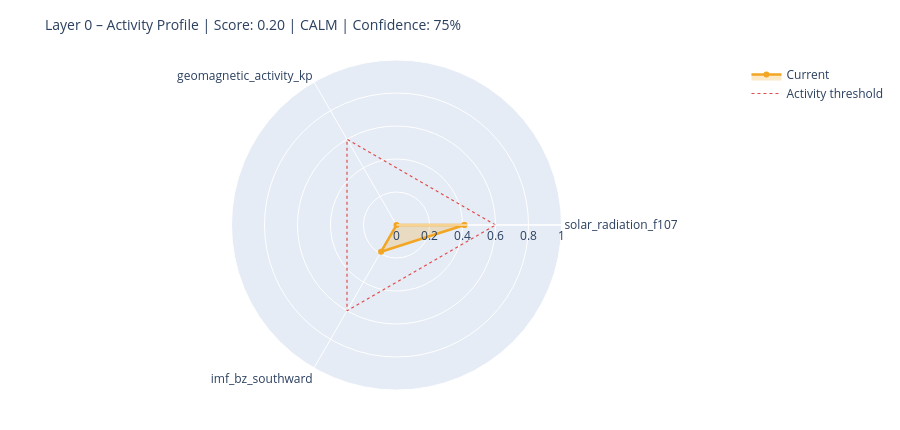

The cell this chart's notebook holds for it:
### Markdown cell above
---
## 6. State Assessment & Handoff to Layer 1

### Code cell
# ============================================================
# STEP 1 – Collect raw values with source modes
# Mode: 'primary' | 'fallback_3h' | 'last_valid' | 'missing'
# ============================================================

def safe_last(df, col):
    if df is None or col not in df.columns: return None
    s = df[col].dropna()
    return float(s.iloc[-1]) if not s.empty else None

f107_now = safe_last(df_f107, 'f10.7')
bz_now   = safe_last(df_mag,  'bz_gsm')
kp_now   = safe_last(df_kp,   'kp')
sw_now   = safe_last(df_sw,   'speed')

source_modes = {
    'F10.7':    'primary'  if f107_now is not None else 'missing',
    'Kp':       'primary'  if kp_now   is not None else 'missing',
    'IMF_Bz':   'primary'  if bz_now   is not None else 'missing',
    'SW_speed': 'primary'  if sw_now   is not None else 'missing',
}

# Kp Fallback – 3h endpoint
if kp_now is None:
    try:
        r = requests.get(
            'https://services.swpc.noaa.gov/json/noaa-planetary-k-index.json',
            timeout=10)
        r.raise_for_status()
        fb = pd.DataFrame(r.json())
        tc = next((c for c in fb.columns if 'time' in c.lower()), fb.columns[0])
        kc = next((c for c in fb.columns if 'kp' in c.lower() and c != tc), None)
        if kc:
            fb[kc] = fb[kc].astype(str).str.extract(r'([0-9]+(?:\.[0-9]*)?)')[0]
            fb[kc] = pd.to_numeric(fb[kc], errors='coerce')
            fb = fb[fb[kc] >= 0].dropna(subset=[kc])
            if not fb.empty:
                kp_now = float(fb[kc].iloc[-1])
                source_modes['Kp'] = 'fallback_3h'
                print(f'  Kp fallback (3h): {kp_now:.1f}')
    except Exception as e:
        print(f'  Kp fallback failed: {e}')

# Solar Wind Fallback – last valid value
if sw_now is None and df_sw is not None and 'speed' in df_sw.columns:
    s = df_sw['speed'].dropna()
    if not s.empty:
        sw_now = float(s.iloc[-1])
        source_modes['SW_speed'] = 'last_valid'
        print(f'  SW fallback (last_valid): {sw_now:.0f} km/s')

print()
print('Source modes:', source_modes)

# ============================================================
# STEP 2 – Score from available components only
# ============================================================

def norm(v, lo, hi):
    if v is None: return None
    return max(0.0, min(1.0, (v - lo) / (hi - lo)))

COMPONENTS = {
    'solar_radiation_f107':    (f107_now, norm(f107_now, 60, 250)),
    'geomagnetic_activity_kp': (kp_now,   norm(kp_now,   0,   9)),
    'imf_bz_southward':        (bz_now,   norm(-(bz_now or 0) if bz_now else None, -5, 30)
                                           if bz_now is not None else None),
    'solar_wind_speed':        (sw_now,   norm(sw_now, 300, 800)),
}

available   = {k: v[1] for k, v in COMPONENTS.items() if v[1] is not None}
unavailable = [k for k, v in COMPONENTS.items() if v[1] is None]

layer0_score = round(sum(available.values()) / len(available), 4) if available else None
confidence   = round(len(available) / len(COMPONENTS), 2)

level = ('unknown'  if layer0_score is None
         else 'calm'     if layer0_score < 0.3
         else 'moderate' if layer0_score < 0.6
         else 'active')

# ============================================================
# STEP 3 – Dominant Driver
# ============================================================

def dominant_driver(kp, f107, bz, sw):
    candidates = []
    if kp   is not None and kp   >= 4:   candidates.append(('geomagnetic',    kp / 9))
    if sw   is not None and sw   >= 500:  candidates.append(('solar_wind',     sw / 800))
    if bz   is not None and bz   <= -5:   candidates.append(('imf_southward',  abs(bz) / 30))
    if f107 is not None and f107 >= 150:  candidates.append(('solar_radiation',f107 / 250))
    return max(candidates, key=lambda x: x[1])[0] if candidates else 'none'

driver = dominant_driver(kp_now, f107_now, bz_now, sw_now)

# ============================================================
# STEP 4 – Downstream expectations
# ============================================================

def downstream_expectation(driver, score, kp, bz, f107):
    exp = {
        'magnetosphere':        'calm',
        'ionosphere':           'calm',
        'schumann_resonance':   'unchanged',
        'lithosphere_currents': 'low',
    }
    if driver == 'geomagnetic' or (kp and kp >= 5):
        exp['magnetosphere']        = 'compressed / storm'
        exp['ionosphere']           = 'elevated disturbance (TEC variability)'
        exp['schumann_resonance']   = 'elevated amplitude possible'
        exp['lithosphere_currents'] = 'elevated induction currents'
    elif driver == 'imf_southward' or (bz and bz <= -5):
        exp['magnetosphere']        = 'energy coupling active'
        exp['ionosphere']           = 'elevated electron density possible'
        exp['schumann_resonance']   = 'slight modulation possible'
    elif driver == 'solar_radiation' or (f107 and f107 >= 150):
        exp['ionosphere']           = 'elevated ionization (F-layer)'
        exp['schumann_resonance']   = 'slightly elevated background activity'
    return exp

downstream = downstream_expectation(driver, layer0_score, kp_now, bz_now, f107_now)

# ============================================================
# CONSOLE OUTPUT
# ============================================================

W = 58
print('=' * W)
print('LAYER 0 – STATE ASSESSMENT')
print('=' * W)
for name, (raw_v, score_v) in COMPONENTS.items():
    if score_v is not None:
        bar = '█' * int(score_v * 20) + '░' * (20 - int(score_v * 20))
        print(f'  {name:<35}  {bar}  {score_v:.2f}')
    else:
        print(f'  {name:<35}  {"─" * 20}  n/a')
print('-' * W)
print(f'  Score ({len(available)}/{len(COMPONENTS)} components):  {layer0_score:.3f}')
print(f'  Confidence:         {confidence:.0%}')
print(f'  Level:              {level.upper()}')
print(f'  Dominant Driver:    {driver}')

# Radar chart
cats = list(available.keys())
vals = list(available.values())
if len(cats) >= 3:
    fig = go.Figure()
    fig.add_trace(go.Scatterpolar(
        r=vals + [vals[0]], theta=cats + [cats[0]],
        fill='toself', fillcolor='rgba(242,166,35,0.25)',
        line=dict(color='#F2A623', width=2.5), name='Current'
    ))
    fig.add_trace(go.Scatterpolar(
        r=[0.6] * (len(cats) + 1), theta=cats + [cats[0]],
        line=dict(color='#E24B4A', dash='dot', width=1.2),
        mode='lines', name='Activity threshold'
    ))
    fig.update_layout(
        title=dict(text=f'Layer 0 – Activity Profile | Score: {layer0_score:.2f} | {level.upper()} | Confidence: {confidence:.0%}',
                   font=dict(size=14)),
        polar=dict(radialaxis=dict(visible=True, range=[0, 1])),
        height=430, showlegend=True,
        margin=dict(l=60, r=60, t=60, b=40)
    )
    fig.show()

### Figure 1 — Plotly figure (JSON) as saved in the notebook; plotly's stock layout.template omitted (floating-point values rounded to 4 significant figures)
{"data": [{"fill": "toself", "fillcolor": "rgba(242,166,35,0.25)", "line": {"color": "#F2A623", "width": 2.5}, "name": "Current", "r": [0.4116, 0.0, 0.1869, 0.4116], "theta": ["solar_radiation_f107", "geomagnetic_activity_kp", "imf_bz_southward", "solar_radiation_f107"], "type": "scatterpolar"}, {"line": {"color": "#E24B4A", "dash": "dot", "width": 1.2}, "mode": "lines", "name": "Activity threshold", "r": [0.6, 0.6, 0.6, 0.6], "theta": ["solar_radiation_f107", "geomagnetic_activity_kp", "imf_bz_southward", "solar_radiation_f107"], "type": "scatterpolar"}], "layout": {"height": 430, "margin": {"b": 40, "l": 60, "r": 60, "t": 60}, "polar": {"radialaxis": {"range": [0, 1], "visible": true}}, "showlegend": true, "title": {"font": {"size": 14}, "text": "Layer 0 – Activity Profile | Score: 0.20 | CALM | Confidence: 75%"}}}
